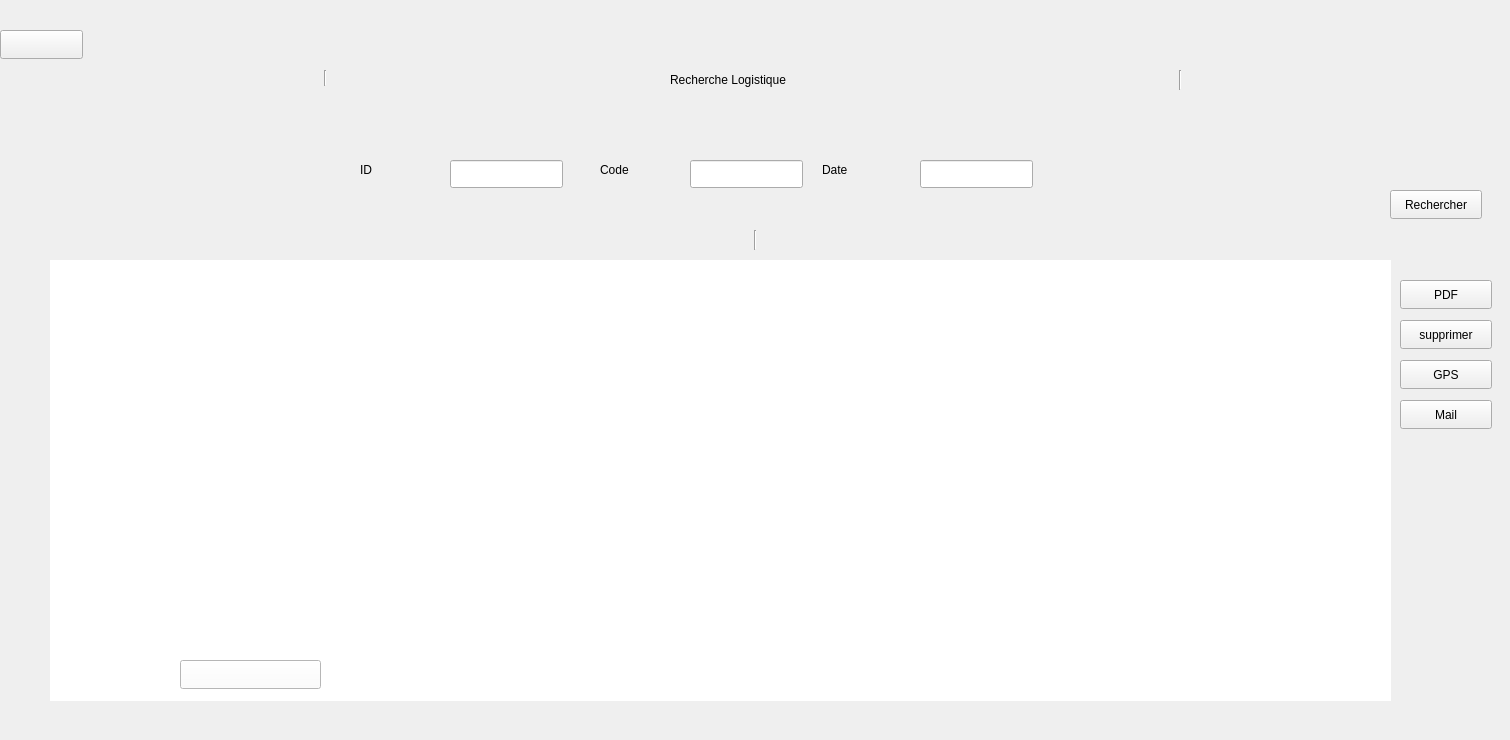
        <widget class="QWidget" name="page_18">
         <widget class="QFrame" name="frame_32">
          <property name="geometry">
           <rect>
            <x>10</x>
            <y>60</y>
            <width>1491</width>
            <height>671</height>
           </rect>
          </property>
          <property name="styleSheet">
           <string notr="true"/>
          </property>
          <property name="frameShape">
           <enum>QFrame::NoFrame</enum>
          </property>
          <widget class="QLineEdit" name="lineEdit_42">
           <property name="geometry">
            <rect>
             <x>440</x>
             <y>100</y>
             <width>113</width>
             <height>28</height>
            </rect>
           </property>
           <property name="styleSheet">
            <string notr="true"/>
           </property>
           <property name="text">
            <string/>
           </property>
          </widget>
          <widget class="QLabel" name="label_121">
           <property name="geometry">
            <rect>
             <x>350</x>
             <y>100</y>
             <width>63</width>
             <height>20</height>
            </rect>
           </property>
           <property name="text">
            <string>ID</string>
           </property>
          </widget>
          <widget class="QLabel" name="label_122">
           <property name="geometry">
            <rect>
             <x>590</x>
             <y>100</y>
             <width>63</width>
             <height>20</height>
            </rect>
           </property>
           <property name="text">
            <string>Code</string>
           </property>
          </widget>
          <widget class="QLineEdit" name="lineEdit_43">
           <property name="geometry">
            <rect>
             <x>680</x>
             <y>100</y>
             <width>113</width>
             <height>28</height>
            </rect>
           </property>
           <property name="styleSheet">
            <string notr="true"/>
           </property>
           <property name="text">
            <string/>
           </property>
          </widget>
          <widget class="QLabel" name="label_123">
           <property name="geometry">
            <rect>
             <x>812</x>
             <y>100</y>
             <width>71</width>
             <height>20</height>
            </rect>
           </property>
           <property name="text">
            <string>Date</string>
           </property>
          </widget>
          <widget class="QLineEdit" name="lineEdit_44">
           <property name="geometry">
            <rect>
             <x>910</x>
             <y>100</y>
             <width>113</width>
             <height>28</height>
            </rect>
           </property>
           <property name="styleSheet">
            <string notr="true"/>
           </property>
           <property name="text">
            <string/>
           </property>
          </widget>
          <widget class="Line" name="line_22">
           <property name="geometry">
            <rect>
             <x>30</x>
             <y>170</y>
             <width>1431</width>
             <height>20</height>
            </rect>
           </property>
           <property name="orientation">
            <enum>Qt::Vertical</enum>
           </property>
          </widget>
          <widget class="QPushButton" name="pushButton_77">
           <property name="geometry">
            <rect>
             <x>1380</x>
             <y>130</y>
             <width>92</width>
             <height>29</height>
            </rect>
           </property>
           <property name="styleSheet">
            <string notr="true"/>
           </property>
           <property name="text">
            <string>Rechercher</string>
           </property>
          </widget>
          <widget class="QFrame" name="frame_33">
           <property name="geometry">
            <rect>
             <x>0</x>
             <y>0</y>
             <width>1491</width>
             <height>41</height>
            </rect>
           </property>
           <property name="styleSheet">
            <string notr="true"/>
           </property>
           <property name="frameShape">
            <enum>QFrame::NoFrame</enum>
           </property>
           <widget class="QLabel" name="label_124">
            <property name="geometry">
             <rect>
              <x>660</x>
              <y>10</y>
              <width>201</width>
              <height>20</height>
             </rect>
            </property>
            <property name="text">
             <string>Recherche Logistique</string>
            </property>
           </widget>
           <widget class="Line" name="line_23">
            <property name="geometry">
             <rect>
              <x>40</x>
              <y>10</y>
              <width>551</width>
              <height>16</height>
             </rect>
            </property>
            <property name="orientation">
             <enum>Qt::Vertical</enum>
            </property>
           </widget>
           <widget class="Line" name="line_24">
            <property name="geometry">
             <rect>
              <x>870</x>
              <y>10</y>
              <width>601</width>
              <height>20</height>
             </rect>
            </property>
            <property name="orientation">
             <enum>Qt::Vertical</enum>
            </property>
           </widget>
          </widget>
          <widget class="QTableView" name="tableWidget_employes_4">
           <property name="geometry">
            <rect>
             <x>40</x>
             <y>200</y>
             <width>1341</width>
             <height>441</height>
            </rect>
           </property>
           <property name="contextMenuPolicy">
            <enum>Qt::NoContextMenu</enum>
           </property>
           <property name="styleSheet">
            <string notr="true"/>
           </property>
           <property name="frameShape">
            <enum>QFrame::NoFrame</enum>
           </property>
           <property name="editTriggers">
            <set>QAbstractItemView::NoEditTriggers</set>
           </property>
           <property name="selectionMode">
            <enum>QAbstractItemView::NoSelection</enum>
           </property>
           <property name="selectionBehavior">
            <enum>QAbstractItemView::SelectItems</enum>
           </property>
          </widget>
          <widget class="QPushButton" name="pushButton_78">
           <property name="geometry">
            <rect>
             <x>1390</x>
             <y>220</y>
             <width>92</width>
             <height>29</height>
            </rect>
           </property>
           <property name="styleSheet">
            <string notr="true"/>
           </property>
           <property name="text">
            <string>PDF</string>
           </property>
          </widget>
          <widget class="QPushButton" name="pushButton_81">
           <property name="geometry">
            <rect>
             <x>1390</x>
             <y>260</y>
             <width>92</width>
             <height>29</height>
            </rect>
           </property>
           <property name="styleSheet">
            <string notr="true"/>
           </property>
           <property name="text">
            <string>supprimer</string>
           </property>
          </widget>
          <widget class="QLabel" name="label_125">
           <property name="geometry">
            <rect>
             <x>52</x>
             <y>209</y>
             <width>1321</width>
             <height>421</height>
            </rect>
           </property>
           <property name="text">
            <string/>
           </property>
           <property name="pixmap">
            <pixmap>:/images/table.png</pixmap>
           </property>
           <property name="scaledContents">
            <bool>true</bool>
           </property>
          </widget>
          <widget class="QPushButton" name="pushButton_82">
           <property name="geometry">
            <rect>
             <x>170</x>
             <y>600</y>
             <width>141</width>
             <height>29</height>
            </rect>
           </property>
           <property name="styleSheet">
            <string notr="true">background-color: rgb(255, 255, 255);</string>
           </property>
           <property name="text">
            <string/>
           </property>
          </widget>
          <widget class="QPushButton" name="pushButton_83">
           <property name="geometry">
            <rect>
             <x>1390</x>
             <y>300</y>
             <width>92</width>
             <height>29</height>
            </rect>
           </property>
           <property name="styleSheet">
            <string notr="true"/>
           </property>
           <property name="text">
            <string>GPS</string>
           </property>
          </widget>
          <widget class="QPushButton" name="pushButton_84">
           <property name="geometry">
            <rect>
             <x>1390</x>
             <y>340</y>
             <width>92</width>
             <height>29</height>
            </rect>
           </property>
           <property name="styleSheet">
            <string notr="true"/>
           </property>
           <property name="text">
            <string>Mail</string>
           </property>
          </widget>
         </widget>
         <widget class="QPushButton" name="pushButton_85">
          <property name="geometry">
           <rect>
            <x>0</x>
            <y>30</y>
            <width>83</width>
            <height>29</height>
           </rect>
          </property>
          <property name="text">
           <string/>
          </property>
          <property name="icon">
           <iconset theme="QIcon::ThemeIcon::EditUndo">
            <normaloff>../../../../GExamen/GExamen</normaloff>../../../../GExamen/GExamen</iconset>
          </property>
         </widget>
        </widget>
